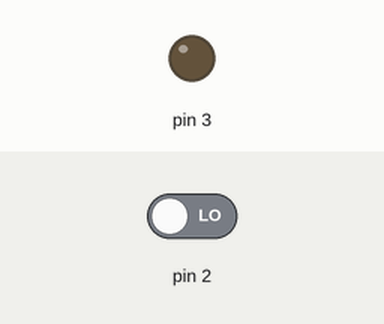
Simulated run of this sketch. Board: Arduino Uno, built with avr-gcc and run on an emulated ATmega328P. Parts: output pins drawn as LEDs (lit = HIGH). Inputs (shaded band) come from the test bench; at power-on: pin 2 LOW. What the sketch prints to the serial monitor is not drawn.

Above: at 1.8 s.
1.9 s: pin 2 driven HIGH
At 3.2 s:
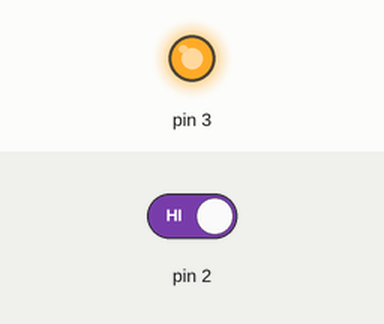
3.5 s: pin 2 driven LOW
At 4.9 s:
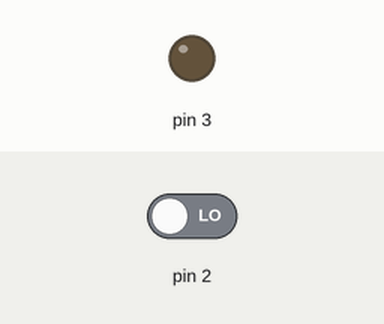
Timing chart, 0 to 6.5 s (numbered marks = the images above; inputs shaded):
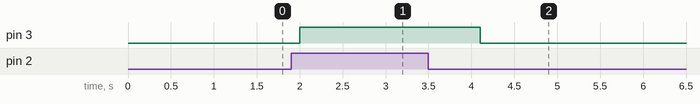

Measured:
- after the input at 1.9 s, pin 3: LOW → HIGH after 0.10 s
- after the input at 3.5 s, pin 3: HIGH → LOW after 0.60 s

The sketch:

funky_luulia1.ino
```cpp
void setup()
{
  pinMode(2, INPUT);
  pinMode(3,OUTPUT);

  Serial.begin(9600);

}

void loop()
{
  digitalWrite(3, LOW);
  int motion=digitalRead(2);
  Serial.print(motion);
  if(motion == 1)
  {
    digitalWrite(3,HIGH);
    delay(200);
  }
  delay(500);
}
```
